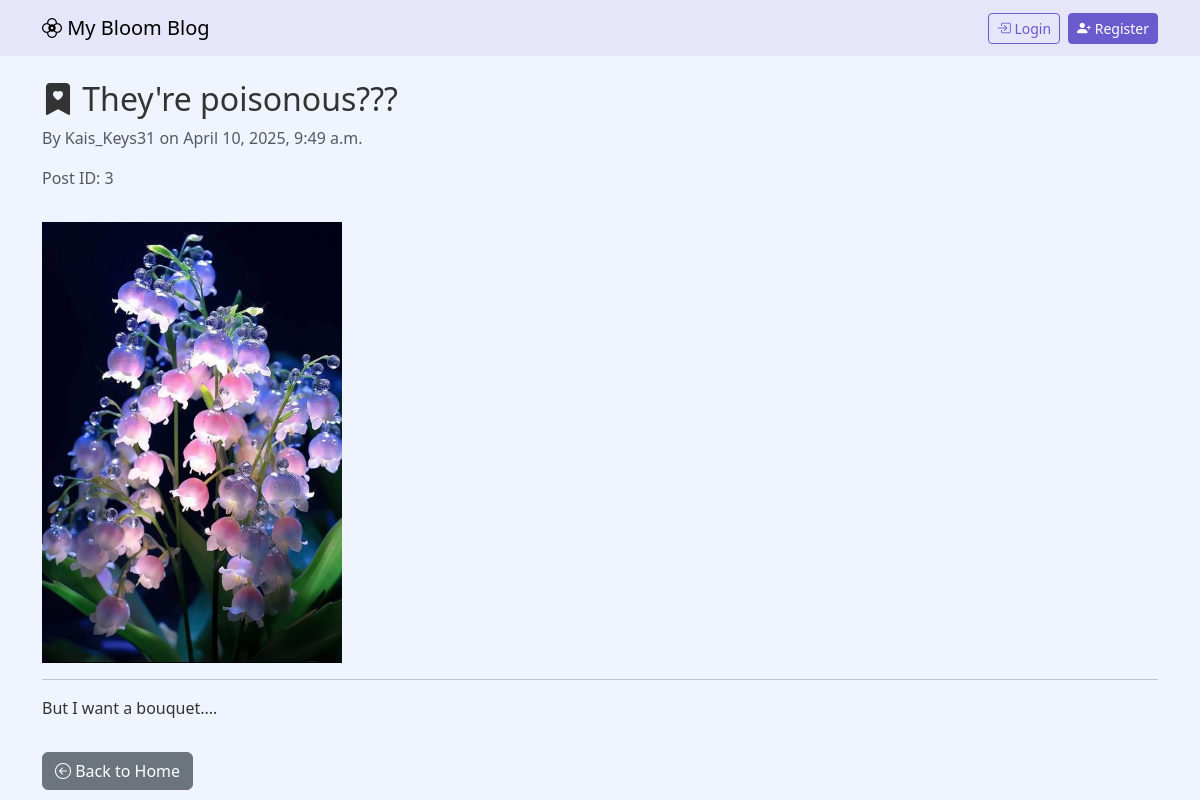
Screenshot of /post/3/ with the database file from the repository.
### blog/models.py (models this page shows, shortened)
class Post(models.Model):
    title = models.CharField(max_length=200)
    content = models.TextField()
    author = models.ForeignKey(User, on_delete=models.CASCADE)
    created_at = models.DateTimeField(auto_now_add=True)
    updated_at = models.DateTimeField(auto_now=True)
    image = models.ImageField(upload_to='post_images/', null=True, blank=True)

### blog/views.py (the view)
# urls.py: path('post/<int:post_id>/', views.post_detail, name='post_detail'),
def post_detail(request, post_id):
    post = get_object_or_404(Post, id=post_id)
    return render(request, 'blog/post_detail.html', {'post': post})

### blog/templates/blog/post_detail.html (shortened to what this page needs)
{% extends 'blog/base.html' %}
{% block content %}
<h2><i class="bi bi-bookmark-heart-fill"></i> {{ post.title }}</h2>
<p class="text-muted">By {{ post.author.username }} on {{ post.created_at|date:"F j, Y, g:i a" }}</p>
<p class="text-muted">Post ID: {{ post.id }}</p>
{% if post.image %}
    <img src="{{ post.image.url }}" alt="{{ post.title }}" class="img-fluid mt-3" style="max-width: 300px; height: auto;">
{% endif %}
<hr>
<p>{{ post.content }}</p>
<a href="{% url 'home' %}" class="btn btn-secondary mt-3">
    <i class="bi bi-arrow-left-circle"></i> Back to Home
</a>
{% endblock %}

### blog/templates/blog/base.html (style rules this page uses)
body { background: #f0f4ff; color: #333; }

### rows the page displays
Post: title "They're poisonous???", author.username "Kais_Keys31", created_at "April 10, 2025, 9:49 a.m.", id "3", image (picture), content "But I want a bouquet...."
